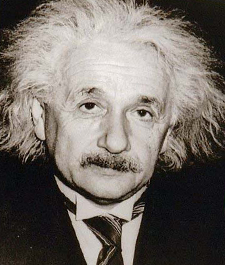
#> input picture Lab-Hybrid image/E.bmp, 225 x 265 px
$ jupyter execute 'Hybrid image.ipynb'   (text cells are left out)
#> lines starting #> are read from the running program, lines starting #| are printed output that depends on the picture; after the words box and inside, x2 and y2 are one past the last pixel; in counts of white or black regions, pixels touching at a corner belong together; pictures that were not available may be replaced by others from this repository, and a replacement may not be noted
[cell 1]
import cv2
import numpy as np
import math
import matplotlib.pyplot as plt
from scipy import fftpack
import scipy.stats as st

[cell 2]
img1 = cv2.imread("E.bmp",0)
#> img1: shape (265, 225); min 1, max 247, mean 110.1
img2 = cv2.imread("M.bmp",0)
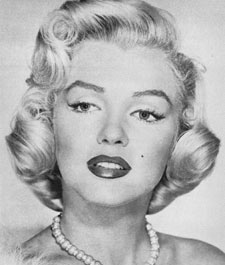
#> input picture Lab-Hybrid image/M.bmp, 225 x 265 px
#> img2 is the input picture: shape (265, 225); min 13, max 244, mean 177.2
img3 = cv2.imread("C.bmp",0)
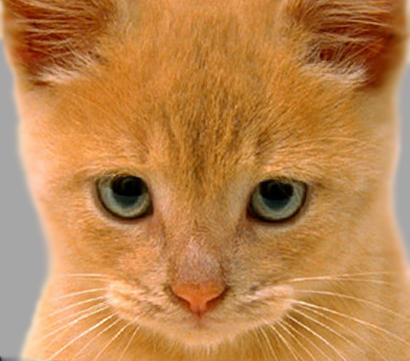
#> input picture Lab-Hybrid image/C.bmp, 410 x 361 px
#> img3: shape (361, 410); min 0, max 252, mean 142.9
img4 = cv2.imread("D.bmp",0)
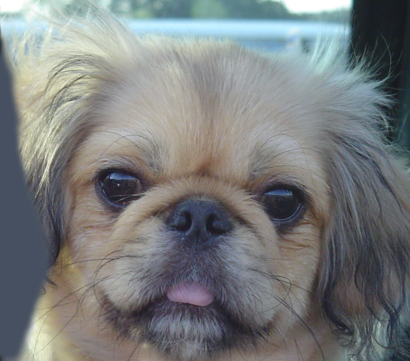
#> input picture Lab-Hybrid image/D.bmp, 410 x 361 px
#> img4: shape (361, 410); min 23, max 255, mean 123.6
img5 = cv2.imread("MA.bmp",0)
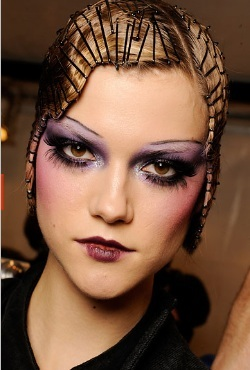
#> input picture Lab-Hybrid image/MA.jpg, 250 x 370 px, given in place of MA.bmp, which was not available
#> img5: shape (370, 250); min 0, max 233, mean 92.2
img6 = cv2.imread("MB.bmp",0)
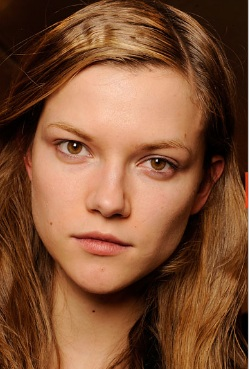
#> input picture Lab-Hybrid image/MB.jpg, 249 x 369 px, given in place of MB.bmp, which was not available
#> img6: shape (369, 249); min 0, max 251, mean 91.8

[cell 3]
class Hybrid:

        def __init__(self):
            self.x = None

        def Circular_Mask(self,img,typ,R):
#> called with img = array of shape (265, 225), typ = 'L', R = 40
            rows, cols = img.shape
#> rows = 265; cols = 225
            wc, hc = int(rows / 2), int(cols / 2)
#> wc = 132; hc = 112
            center = [wc, hc]
#> center = [132, 112]
            Y, X = np.ogrid[:rows, :cols]
#> Y = 265 values from 0 to 264
            mask_area = (X - center[0]) ** 2 + (Y - center[1]) ** 2 <= R*R
            mask = np.zeros((rows, cols))
            if typ=="H":
                mask = np.ones((rows, cols), np.uint8)
                mask[mask_area] = 0
            else:
                mask = np.zeros((rows, cols), np.uint8)
                mask[mask_area] = 1
            return mask


        def LPF(self,img,Lc):
            fft2_img = np.fft.fft2(img)
            fftshift_img = np.fft.fftshift(fft2_img)
            mask = self.Circular_Mask(fftshift_img,'L',Lc)
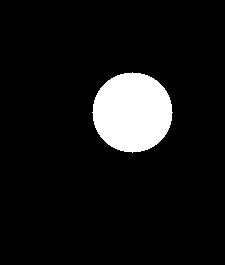
#> mask: shape (265, 225); values 0 (black) and 1 (white), 8.4% white; 1 white region, box (x1, y1, x2, y2) and area: (92, 72, 173, 153) 5025
            im1 = fftshift_img * mask
            im2 = np.fft.ifftshift(im1)
            img1= np.abs(np.fft.ifft2(im2))
            return img1

        def HPF(self,img,Hc):
#> called with Hc = 25
            fft2_img = np.fft.fft2(img)
            fftshift_img = np.fft.fftshift(fft2_img)
            mask = self.Circular_Mask(fftshift_img,'H',Hc)
#> mask: shape (265, 225); values 0 (black) and 1 (white), 96.7% white; 1 black region, box (x1, y1, x2, y2) and area: (107, 87, 158, 138) 1961
            im1 = fftshift_img * mask
            im2 = np.fft.ifftshift(im1)
            img1= np.abs(np.fft.ifft2(im2))
            return img1

        def LPFfft(self,img,Lc):
#> called with Lc = 40
            fft2_img = np.fft.fft2(img)
            fftshift_img = np.fft.fftshift(fft2_img)
            magnitude_spectrum = 20*np.log(np.abs(fftshift_img)).astype(np.uint8)
            return magnitude_spectrum

        def HPFfft(self,img,Hc):
#> called with Hc = 25
            fft2_img = np.fft.fft2(img)
            fftshift_img = np.fft.fftshift(fft2_img)
            magnitude_spectrum = 20*np.log(np.abs(fftshift_img)).astype(np.uint8)
            return magnitude_spectrum

        def Pass(self, im1,im2):
            imgLPF = self.LPF(im1, 40)
            imgHPF = self.HPF(im2, 25)
            HYB = imgLPF + imgHPF
            Output1 = np.hstack((im1, im2 , imgLPF, imgHPF, HYB))
            fig=plt.figure(figsize=(20, 16))
            plt.imshow(Output1, cmap = 'gray')


        def FFT(self, im1,im2):
            imgLPF = self.LPFfft(im1, 40)
            imgHPF = self.HPFfft(im2, 25)
            HYB = imgLPF + imgHPF
            Output = np.hstack((im1, im2 , imgLPF, imgHPF, HYB))
            fig=plt.figure(figsize=(20, 16))
            plt.imshow(Output, cmap = 'gray')

[cell 4]
model=Hybrid()
model.Pass(img1,img2)
model.FFT(img1,img2)
model.Pass(img3,img4)
#> in LPF (call 2), `mask = self.Circular_Mask(fftshift_img,'L',Lc)`: mask: shape (361, 410); values 0 (black) and 1 (white), 3.4% white; 1 white region, box (x1, y1, x2, y2) and area: (140, 165, 221, 246) 5025
#> in HPF (call 2), `mask = self.Circular_Mask(fftshift_img,'H',Hc)`: mask: shape (361, 410); values 0 (black) and 1 (white), 98.7% white; 1 black region, box (x1, y1, x2, y2) and area: (155, 180, 206, 231) 1961
#> in Pass (call 2), `Output1 = np.hstack((im1, im2 , imgLPF, imgHPF, HYB))`:
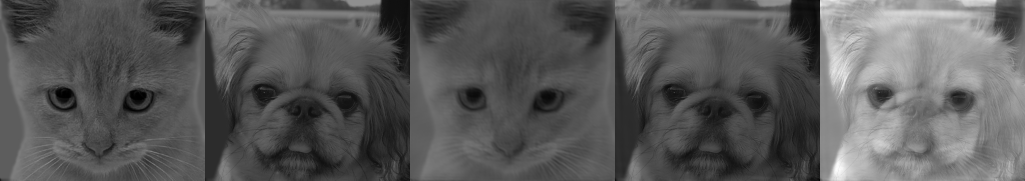
#> Output1: shape (361, 2050) float64 (shown at 1/2 size); min 0, max 453.9, mean 160; drawn with min black and max white
model.FFT(img3,img4)
#> call 2 of HPFfft, with Hc = 25
#> in HPFfft (call 2), `magnitude_spectrum = 20*np.log(np.abs(fftshift_img)).astype(np.uint8)`:
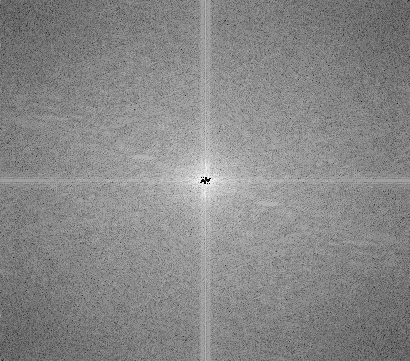
#> magnitude_spectrum: shape (361, 410); min 4, max 240, mean 135.4
#> in FFT (call 2), `HYB = imgLPF + imgHPF`:
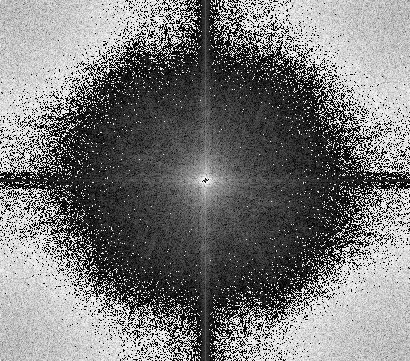
#> HYB: shape (361, 410); min 4, max 244, mean 121.4
#> in FFT (call 2), `Output = np.hstack((im1, im2 , imgLPF, imgHPF, HYB))`:
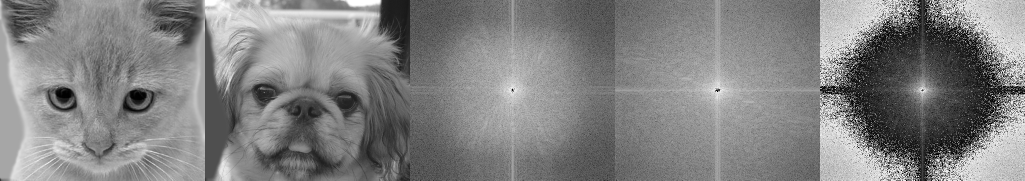
#> Output: shape (361, 2050) (shown at 1/2 size); min 0, max 255, mean 129.2
